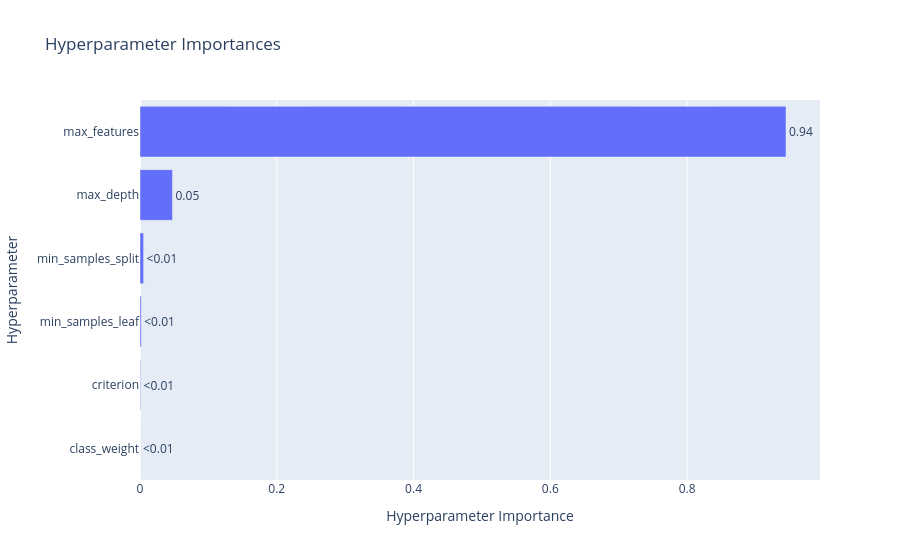
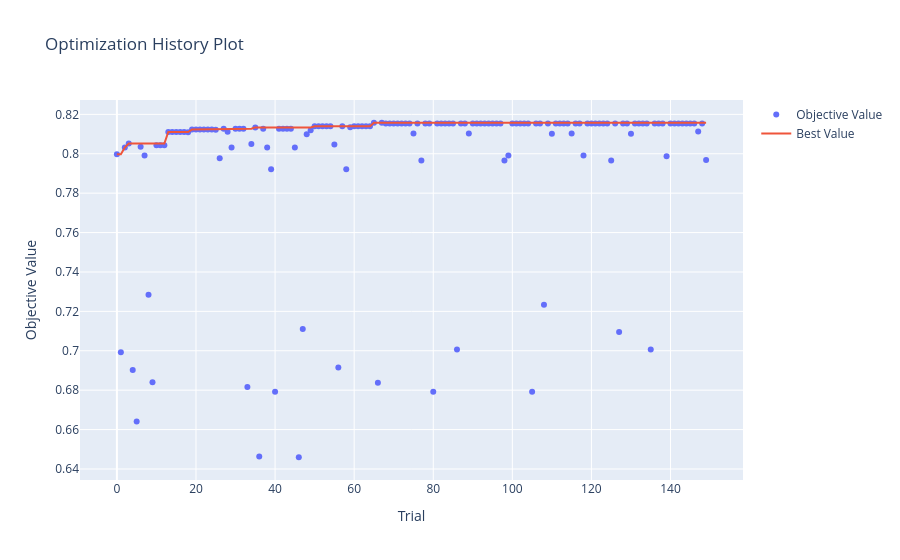

Notebook source saved alongside these figures, in order:
### Markdown cell above
<div class="alert" style="background-color: #FEF9E7; border-left: 8px solid #D4AC0D; padding: 14px; border-radius: 8px; font-size: 14px; color: #000000;">

### **Define hyperparameter grid for tuning**
Decision Trees are sensitive to depth, splits, and leaf size.

</div>

### Code cell
# Silence optuna’s own per-trial logs
import warnings
optuna.logging.set_verbosity(optuna.logging.WARNING)
warnings.filterwarnings("ignore")
def objective(trial):
    # Search space
    params = {
        "criterion": trial.suggest_categorical("criterion", ["gini", "entropy"]),
        "max_depth": trial.suggest_categorical("max_depth", [3, 4, 5, 6, 7]),
        "min_samples_split": trial.suggest_categorical("min_samples_split", [10, 20, 50, 100]),
        "min_samples_leaf": trial.suggest_categorical("min_samples_leaf", [8, 16, 32]),
        "max_features": trial.suggest_categorical("max_features", [None, "sqrt", "log2", 0.5, 0.75]),
        "class_weight": trial.suggest_categorical("class_weight", ["balanced"])
    }

    # Apply params to pipeline
    pipe.set_params(**{f"clf__{k}": v for k, v in params.items()})

    # Stratified 5-fold CV for imbalanced data
    cv = StratifiedKFold(n_splits=5, shuffle=True, random_state=42)
    
    # Compute mean ROC-AUC
    scores = cross_val_score(pipe, X_train, y_train, cv=cv, scoring="roc_auc", n_jobs=-1)
    # scores = cross_val_score(pipe, X_train, y_train, cv=cv, scoring="average_precision", n_jobs=-1)
    mean_score = np.mean(scores)

    # Controlled verbosity — print every 10th trial
    if (trial.number + 1) % 10 == 0:
        best_so_far = trial.study.best_value if trial.study.best_value is not None else mean_score
        print(f"[Trial {trial.number + 1:03}] Mean ROC-AUC: {mean_score:.5f} | Best so far: {best_so_far:.5f}")

    return mean_score


# Create or load the Optuna study
study = optuna.create_study(
    direction="maximize",
    study_name="DecisionTree_AUC",
    storage="sqlite:///03_03_decision_tree_with_OPTUNA.db",
    load_if_exists=True
)

# Run optimization (no forced verbose)
study.optimize(objective, n_trials=50, n_jobs=1, show_progress_bar=True)

# Print final results
print("\n=== OPTIMIZATION COMPLETE ===")
print(f"Best CV ROC AUC: {study.best_value:.5f}")
print("Best params:", study.best_params)

# Visualizations
display(optuna.visualization.plot_param_importances(study))
display(optuna.visualization.plot_optimization_history(study))

# Retrain best model on full training data
dt_best_params = {f"clf__{k}": v for k, v in study.best_params.items()}
pipe.set_params(**dt_best_params)
dt_best_model = pipe.fit(X_train, y_train)

### Figure 1 — Plotly figure (JSON) as saved in the notebook; plotly's stock layout.template omitted (floating-point values rounded to 4 significant figures)
{"data": [{"cliponaxis": false, "hovertemplate": ["class_weight (CategoricalDistribution): 0.0<extra></extra>", "criterion (CategoricalDistribution): 0.0008245919054822554<extra></extra>", "min_samples_leaf (CategoricalDistribution): 0.0018017376172744601<extra></extra>", "min_samples_split (CategoricalDistribution): 0.00528491046249892<extra></extra>", "max_depth (CategoricalDistribution): 0.047465333636561496<extra></extra>", "max_features (CategoricalDistribution): 0.9446234263781829<extra></extra>"], "name": "Objective Value", "orientation": "h", "text": ["<0.01", "<0.01", "<0.01", "<0.01", "0.05", "0.94"], "textposition": "outside", "type": "bar", "x": [0, 0.0008246, 0.001802, 0.005285, 0.04747, 0.9446], "y": ["class_weight", "criterion", "min_samples_leaf", "min_samples_split", "max_depth", "max_features"]}], "layout": {"title": {"text": "Hyperparameter Importances"}, "xaxis": {"title": {"text": "Hyperparameter Importance"}}, "yaxis": {"title": {"text": "Hyperparameter"}}}}

### Figure 2 — Plotly figure (JSON) as saved in the notebook; plotly's stock layout.template omitted (floating-point values rounded to 4 significant figures; data arrays with more than 128 entries replaced by an {"elided": "..."} marker saying what was removed)
{"data": [{"mode": "markers", "name": "Objective Value", "type": "scatter", "x": {"elided": "150 int values"}, "y": {"elided": "150 float values"}}, {"mode": "lines", "name": "Best Value", "type": "scatter", "x": {"elided": "150 int values"}, "y": {"elided": "150 float values"}}, {"marker": {"color": "#cccccc"}, "mode": "markers", "name": "Infeasible Trial", "showlegend": false, "type": "scatter", "x": [], "y": []}], "layout": {"title": {"text": "Optimization History Plot"}, "xaxis": {"title": {"text": "Trial"}}, "yaxis": {"title": {"text": "Objective Value"}}}}
